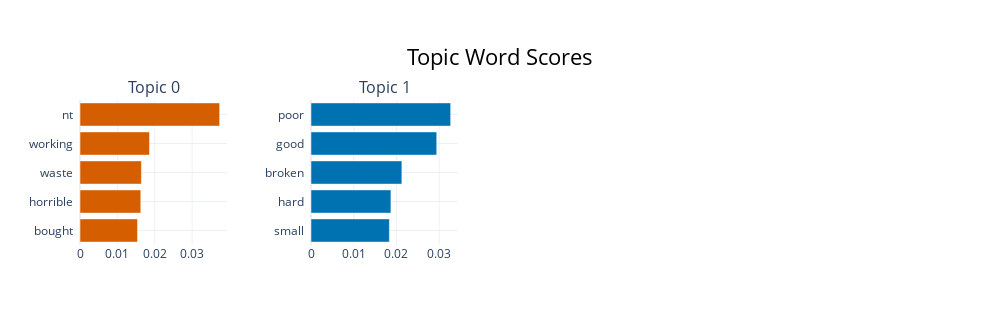

Here is the notebook cell this chart was saved with:
### Markdown cell above
# Topics description and visualization

### Code cell
merged_model.visualize_barchart(top_n_topics=8)

### Figure 1 — Plotly figure (JSON) as saved in the notebook; plotly's stock layout.template omitted (floating-point values rounded to 4 significant figures)
{"data": [{"marker": {"color": "#D55E00"}, "orientation": "h", "type": "bar", "x": [0.01539, 0.01626, 0.01643, 0.01859, 0.03737], "xaxis": "x", "y": ["bought  ", "horrible  ", "waste  ", "working  ", "nt  "], "yaxis": "y"}, {"marker": {"color": "#0072B2"}, "orientation": "h", "type": "bar", "x": [0.01835, 0.01871, 0.02128, 0.02944, 0.0327], "xaxis": "x2", "y": ["small  ", "hard  ", "broken  ", "good  ", "poor  "], "yaxis": "y2"}], "layout": {"annotations": [{"font": {"size": 16}, "showarrow": false, "text": "Topic 0", "x": 0.0875, "xanchor": "center", "xref": "paper", "y": 1, "yanchor": "bottom", "yref": "paper"}, {"font": {"size": 16}, "showarrow": false, "text": "Topic 1", "x": 0.3625, "xanchor": "center", "xref": "paper", "y": 1, "yanchor": "bottom", "yref": "paper"}], "height": 325, "hoverlabel": {"bgcolor": "white", "font": {"family": "Rockwell", "size": 16}}, "showlegend": false, "title": {"font": {"color": "Black", "size": 22}, "text": "Topic Word Scores", "x": 0.5, "xanchor": "center", "yanchor": "top"}, "width": 1000, "xaxis": {"anchor": "y", "domain": [0, 0.175], "showgrid": true}, "xaxis2": {"anchor": "y2", "domain": [0.275, 0.45], "showgrid": true}, "xaxis3": {"anchor": "y3", "domain": [0.55, 0.725], "showgrid": true}, "xaxis4": {"anchor": "y4", "domain": [0.825, 1], "showgrid": true}, "yaxis": {"anchor": "x", "domain": [0, 1], "showgrid": true}, "yaxis2": {"anchor": "x2", "domain": [0, 1], "showgrid": true}, "yaxis3": {"anchor": "x3", "domain": [0, 1], "showgrid": true}, "yaxis4": {"anchor": "x4", "domain": [0, 1], "showgrid": true}}}
